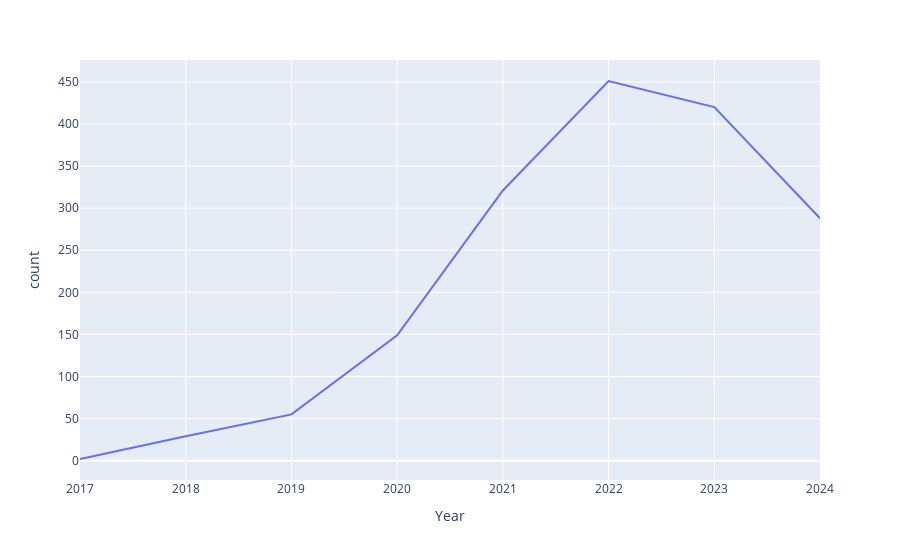

The notebook cell saved with this chart:
### Code cell
fig = px.line(sell_per_year,
             x=sell_per_year.index,
             y='count')
fig.show()

### Figure 1 — Plotly figure (JSON) as saved in the notebook; plotly's stock layout.template omitted (floating-point values rounded to 4 significant figures)
{"data": [{"hovertemplate": "Year=%{x}<br>count=%{y}<extra></extra>", "legendgroup": "", "line": {"color": "#636efa", "dash": "solid"}, "marker": {"symbol": "circle"}, "mode": "lines", "name": "", "orientation": "v", "showlegend": false, "type": "scatter", "x": [2017, 2018, 2019, 2020, 2021, 2022, 2023, 2024], "xaxis": "x", "y": [2, 29, 55, 149, 321, 451, 420, 288], "yaxis": "y"}], "layout": {"legend": {"tracegroupgap": 0}, "margin": {"t": 60}, "xaxis": {"anchor": "y", "domain": [0, 1], "title": {"text": "Year"}}, "yaxis": {"anchor": "x", "domain": [0, 1], "title": {"text": "count"}}}}
